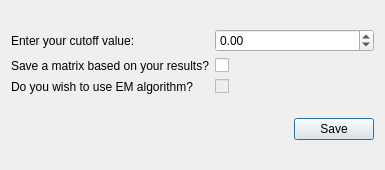
<?xml version="1.0" encoding="UTF-8"?>
<ui version="4.0">
 <class>sequenceFromMatrix</class>
 <widget class="QDialog" name="sequenceFromMatrix">
  <property name="geometry">
   <rect>
    <x>0</x>
    <y>0</y>
    <width>385</width>
    <height>170</height>
   </rect>
  </property>
  <property name="windowTitle">
   <string>Sequence from Matrix</string>
  </property>
  <layout class="QGridLayout" name="gridLayout">
   <item row="0" column="0" colspan="2">
    <layout class="QGridLayout" name="gridLayout_2">
     <item row="0" column="0">
      <widget class="QLabel" name="label">
       <property name="text">
        <string>Enter your cutoff value:</string>
       </property>
      </widget>
     </item>
     <item row="1" column="0">
      <widget class="QLabel" name="label_3">
       <property name="text">
        <string>Save a matrix based on your results?</string>
       </property>
      </widget>
     </item>
     <item row="1" column="1">
      <widget class="QCheckBox" name="checkBoxSaveResults">
       <property name="text">
        <string/>
       </property>
       <property name="checkable">
        <bool>true</bool>
       </property>
       <property name="checked">
        <bool>false</bool>
       </property>
      </widget>
     </item>
     <item row="2" column="0">
      <widget class="QLabel" name="label_2">
       <property name="text">
        <string>Do you wish to use EM algorithm?</string>
       </property>
      </widget>
     </item>
     <item row="2" column="1">
      <widget class="QCheckBox" name="checkBoxUseEM">
       <property name="enabled">
        <bool>false</bool>
       </property>
       <property name="text">
        <string/>
       </property>
       <property name="tristate">
        <bool>false</bool>
       </property>
      </widget>
     </item>
     <item row="0" column="1">
      <widget class="QDoubleSpinBox" name="spinCutoff">
       <property name="minimum">
        <double>-99.000000000000000</double>
       </property>
       <property name="maximum">
        <double>99.000000000000000</double>
       </property>
       <property name="singleStep">
        <double>0.100000000000000</double>
       </property>
      </widget>
     </item>
    </layout>
   </item>
   <item row="1" column="0">
    <spacer name="horizontalSpacer_7">
     <property name="orientation">
      <enum>Qt::Horizontal</enum>
     </property>
     <property name="sizeHint" stdset="0">
      <size>
       <width>40</width>
       <height>20</height>
      </size>
     </property>
    </spacer>
   </item>
   <item row="1" column="1">
    <widget class="QPushButton" name="buttonSave">
     <property name="text">
      <string>Save</string>
     </property>
    </widget>
   </item>
  </layout>
 </widget>
 <resources/>
 <connections/>
</ui>
